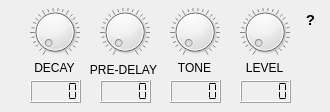
     <widget class="QWidget" name="roomTab">
      <attribute name="title">
       <string>Room</string>
      </attribute>
      <widget class="QDial" name="roomDecayDial">
       <property name="geometry">
        <rect>
         <x>30</x>
         <y>0</y>
         <width>50</width>
         <height>64</height>
        </rect>
       </property>
       <property name="autoFillBackground">
        <bool>false</bool>
       </property>
       <property name="maximum">
        <number>100</number>
       </property>
       <property name="wrapping">
        <bool>false</bool>
       </property>
       <property name="notchesVisible">
        <bool>true</bool>
       </property>
      </widget>
      <widget class="QLCDNumber" name="roomDecayDisplay">
       <property name="geometry">
        <rect>
         <x>30</x>
         <y>80</y>
         <width>51</width>
         <height>23</height>
        </rect>
       </property>
       <property name="segmentStyle">
        <enum>QLCDNumber::SegmentStyle::Flat</enum>
       </property>
      </widget>
      <widget class="QLabel" name="roomDecayLabel">
       <property name="geometry">
        <rect>
         <x>30</x>
         <y>60</y>
         <width>49</width>
         <height>16</height>
        </rect>
       </property>
       <property name="text">
        <string>DECAY</string>
       </property>
       <property name="alignment">
        <set>Qt::AlignmentFlag::AlignCenter</set>
       </property>
      </widget>
      <widget class="QLCDNumber" name="roomPreDelayDisplay">
       <property name="geometry">
        <rect>
         <x>100</x>
         <y>80</y>
         <width>51</width>
         <height>23</height>
        </rect>
       </property>
       <property name="segmentStyle">
        <enum>QLCDNumber::SegmentStyle::Flat</enum>
       </property>
      </widget>
      <widget class="QDial" name="roomPreDelayDial">
       <property name="geometry">
        <rect>
         <x>100</x>
         <y>0</y>
         <width>50</width>
         <height>64</height>
        </rect>
       </property>
       <property name="autoFillBackground">
        <bool>false</bool>
       </property>
       <property name="maximum">
        <number>100</number>
       </property>
       <property name="wrapping">
        <bool>false</bool>
       </property>
       <property name="notchesVisible">
        <bool>true</bool>
       </property>
      </widget>
      <widget class="QLabel" name="roomPreDelayLabel">
       <property name="geometry">
        <rect>
         <x>88</x>
         <y>60</y>
         <width>71</width>
         <height>20</height>
        </rect>
       </property>
       <property name="text">
        <string>PRE-DELAY</string>
       </property>
       <property name="alignment">
        <set>Qt::AlignmentFlag::AlignCenter</set>
       </property>
      </widget>
      <widget class="QLabel" name="roomToneLabel">
       <property name="geometry">
        <rect>
         <x>170</x>
         <y>60</y>
         <width>49</width>
         <height>16</height>
        </rect>
       </property>
       <property name="text">
        <string>TONE</string>
       </property>
       <property name="alignment">
        <set>Qt::AlignmentFlag::AlignCenter</set>
       </property>
      </widget>
      <widget class="QDial" name="roomToneDial">
       <property name="geometry">
        <rect>
         <x>170</x>
         <y>0</y>
         <width>50</width>
         <height>64</height>
        </rect>
       </property>
       <property name="autoFillBackground">
        <bool>false</bool>
       </property>
       <property name="maximum">
        <number>100</number>
       </property>
       <property name="wrapping">
        <bool>false</bool>
       </property>
       <property name="notchesVisible">
        <bool>true</bool>
       </property>
      </widget>
      <widget class="QLCDNumber" name="roomToneDisplay">
       <property name="geometry">
        <rect>
         <x>170</x>
         <y>80</y>
         <width>51</width>
         <height>23</height>
        </rect>
       </property>
       <property name="segmentStyle">
        <enum>QLCDNumber::SegmentStyle::Flat</enum>
       </property>
      </widget>
      <widget class="QLabel" name="roomLevelLabel">
       <property name="geometry">
        <rect>
         <x>240</x>
         <y>60</y>
         <width>49</width>
         <height>16</height>
        </rect>
       </property>
       <property name="text">
        <string>LEVEL</string>
       </property>
       <property name="alignment">
        <set>Qt::AlignmentFlag::AlignCenter</set>
       </property>
      </widget>
      <widget class="QLCDNumber" name="roomLevelDisplay">
       <property name="geometry">
        <rect>
         <x>240</x>
         <y>80</y>
         <width>51</width>
         <height>23</height>
        </rect>
       </property>
       <property name="segmentStyle">
        <enum>QLCDNumber::SegmentStyle::Flat</enum>
       </property>
      </widget>
      <widget class="QDial" name="roomLevelDial">
       <property name="geometry">
        <rect>
         <x>240</x>
         <y>0</y>
         <width>50</width>
         <height>64</height>
        </rect>
       </property>
       <property name="autoFillBackground">
        <bool>false</bool>
       </property>
       <property name="maximum">
        <number>100</number>
       </property>
       <property name="wrapping">
        <bool>false</bool>
       </property>
       <property name="notchesVisible">
        <bool>true</bool>
       </property>
      </widget>
      <widget class="QLabel" name="roomHelpLabel">
       <property name="geometry">
        <rect>
         <x>300</x>
         <y>10</y>
         <width>21</width>
         <height>21</height>
        </rect>
       </property>
       <property name="toolTip">
        <string>&lt;html&gt;&lt;head/&gt;&lt;body&gt;&lt;p align=&quot;center&quot;&gt;&lt;span style=&quot; font-size:14pt;&quot;&gt;Acoustic reflections of small to larger rooms&lt;/span&gt;&lt;/p&gt;&lt;p align=&quot;center&quot;&gt;&lt;img src=&quot;:/Reverb_Room/resources/reverb/room.png&quot;/&gt;&lt;/p&gt;&lt;/body&gt;&lt;/html&gt;</string>
       </property>
       <property name="text">
        <string>&lt;html&gt;&lt;head/&gt;&lt;body&gt;&lt;p align=&quot;center&quot;&gt;&lt;span style=&quot; font-size:11pt; font-weight:700;&quot;&gt;?&lt;/span&gt;&lt;/p&gt;&lt;/body&gt;&lt;/html&gt;</string>
       </property>
      </widget>
     </widget>
